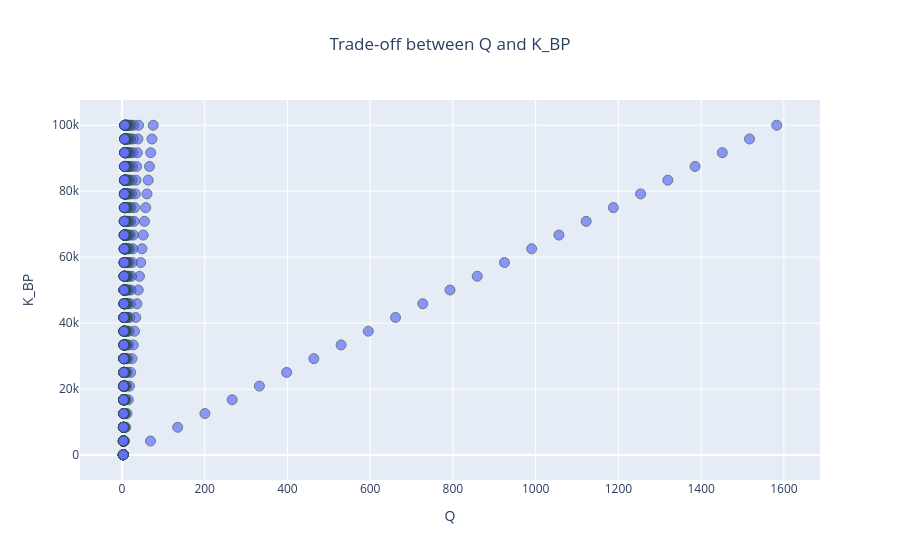

Here is the notebook cell this chart was saved with:
### Code cell
analysis.plot_tradeoff(metric1="Q", metric2="K_BP")

### Figure 1 — Plotly figure (JSON) as saved in the notebook; plotly's stock layout.template omitted (floating-point values rounded to 4 significant figures; data arrays with more than 128 entries replaced by an {"elided": "..."} marker saying what was removed)
{"data": [{"customdata": {"elided": "625x7 float values"}, "hovertemplate": "Q=%{x}<br>K_BP=%{y}<br>x_R_2=%{customdata[0]}<br>x_R_L=%{customdata[1]}<br>x_g_m=%{customdata[2]}<br>x_C_1=%{customdata[3]}<br>x_L_1=%{customdata[4]}<br>wo=%{customdata[5]}<br>bandwidth=%{customdata[6]}<extra></extra>", "legendgroup": "", "marker": {"color": "#636efa", "line": {"color": "DarkSlateGrey", "width": 1}, "opacity": 0.7, "size": 10, "symbol": "circle"}, "mode": "markers", "name": "", "orientation": "v", "showlegend": false, "type": "scatter", "x": {"elided": "625 float values"}, "xaxis": "x", "y": {"elided": "625 float values"}, "yaxis": "y"}], "layout": {"legend": {"tracegroupgap": 0}, "title": {"text": "Trade-off between Q and K_BP", "x": 0.5}, "xaxis": {"anchor": "y", "domain": [0, 1], "title": {"text": "Q"}}, "yaxis": {"anchor": "x", "domain": [0, 1], "title": {"text": "K_BP"}}}}
